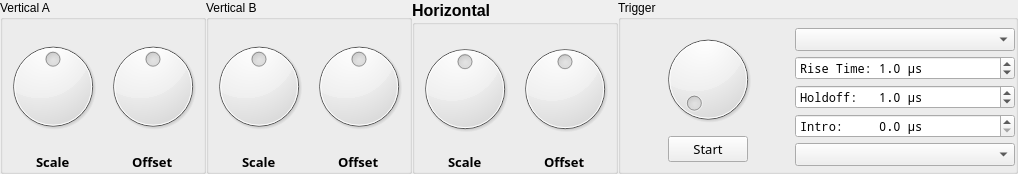
         <widget class="QFrame" name="BottomOSFrame">
          <property name="sizePolicy">
           <sizepolicy hsizetype="Preferred" vsizetype="Maximum">
            <horstretch>0</horstretch>
            <verstretch>0</verstretch>
           </sizepolicy>
          </property>
          <property name="frameShape">
           <enum>QFrame::NoFrame</enum>
          </property>
          <property name="frameShadow">
           <enum>QFrame::Raised</enum>
          </property>
          <layout class="QHBoxLayout" name="horizontalLayout_5">
           <property name="spacing">
            <number>0</number>
           </property>
           <property name="leftMargin">
            <number>0</number>
           </property>
           <property name="topMargin">
            <number>0</number>
           </property>
           <property name="rightMargin">
            <number>0</number>
           </property>
           <property name="bottomMargin">
            <number>0</number>
           </property>
           <item>
            <widget class="QGroupBox" name="groupBox_21">
             <property name="sizePolicy">
              <sizepolicy hsizetype="Preferred" vsizetype="Preferred">
               <horstretch>0</horstretch>
               <verstretch>0</verstretch>
              </sizepolicy>
             </property>
             <property name="title">
              <string>Vertical A</string>
             </property>
             <layout class="QGridLayout" name="gridLayout_5">
              <property name="leftMargin">
               <number>0</number>
              </property>
              <property name="topMargin">
               <number>0</number>
              </property>
              <property name="rightMargin">
               <number>0</number>
              </property>
              <property name="bottomMargin">
               <number>0</number>
              </property>
              <property name="spacing">
               <number>0</number>
              </property>
              <item row="1" column="1">
               <widget class="QDial" name="ShiftA">
                <property name="minimum">
                 <number>-100</number>
                </property>
                <property name="maximum">
                 <number>100</number>
                </property>
               </widget>
              </item>
              <item row="1" column="0">
               <widget class="QDial" name="ScaleA">
                <property name="maximum">
                 <number>8</number>
                </property>
                <property name="pageStep">
                 <number>2</number>
                </property>
                <property name="value">
                 <number>4</number>
                </property>
               </widget>
              </item>
              <item row="2" column="0" alignment="Qt::AlignHCenter">
               <widget class="QLabel" name="label_3">
                <property name="font">
                 <font>
                  <family>Noto Sans</family>
                  <pointsize>10</pointsize>
                  <weight>75</weight>
                  <bold>true</bold>
                 </font>
                </property>
                <property name="text">
                 <string>Scale</string>
                </property>
               </widget>
              </item>
              <item row="2" column="1" alignment="Qt::AlignHCenter">
               <widget class="QLabel" name="label_4">
                <property name="sizePolicy">
                 <sizepolicy hsizetype="Preferred" vsizetype="Maximum">
                  <horstretch>0</horstretch>
                  <verstretch>0</verstretch>
                 </sizepolicy>
                </property>
                <property name="font">
                 <font>
                  <family>Noto Sans</family>
                  <pointsize>10</pointsize>
                  <weight>75</weight>
                  <bold>true</bold>
                 </font>
                </property>
                <property name="text">
                 <string>Offset</string>
                </property>
               </widget>
              </item>
             </layout>
            </widget>
           </item>
           <item>
            <widget class="QGroupBox" name="groupBox_25">
             <property name="sizePolicy">
              <sizepolicy hsizetype="Preferred" vsizetype="Preferred">
               <horstretch>0</horstretch>
               <verstretch>0</verstretch>
              </sizepolicy>
             </property>
             <property name="title">
              <string>Vertical B</string>
             </property>
             <layout class="QGridLayout" name="gridLayout_8">
              <property name="leftMargin">
               <number>0</number>
              </property>
              <property name="topMargin">
               <number>0</number>
              </property>
              <property name="rightMargin">
               <number>0</number>
              </property>
              <property name="bottomMargin">
               <number>0</number>
              </property>
              <property name="spacing">
               <number>0</number>
              </property>
              <item row="1" column="1">
               <widget class="QDial" name="ShiftB">
                <property name="minimum">
                 <number>-100</number>
                </property>
                <property name="maximum">
                 <number>100</number>
                </property>
               </widget>
              </item>
              <item row="1" column="0">
               <widget class="QDial" name="ScaleB">
                <property name="maximum">
                 <number>8</number>
                </property>
                <property name="pageStep">
                 <number>2</number>
                </property>
                <property name="value">
                 <number>4</number>
                </property>
               </widget>
              </item>
              <item row="2" column="0" alignment="Qt::AlignHCenter">
               <widget class="QLabel" name="label_7">
                <property name="font">
                 <font>
                  <family>Noto Sans</family>
                  <pointsize>10</pointsize>
                  <weight>75</weight>
                  <bold>true</bold>
                 </font>
                </property>
                <property name="text">
                 <string>Scale</string>
                </property>
               </widget>
              </item>
              <item row="2" column="1" alignment="Qt::AlignHCenter">
               <widget class="QLabel" name="label_8">
                <property name="sizePolicy">
                 <sizepolicy hsizetype="Preferred" vsizetype="Maximum">
                  <horstretch>0</horstretch>
                  <verstretch>0</verstretch>
                 </sizepolicy>
                </property>
                <property name="font">
                 <font>
                  <family>Noto Sans</family>
                  <pointsize>10</pointsize>
                  <weight>75</weight>
                  <bold>true</bold>
                 </font>
                </property>
                <property name="text">
                 <string>Offset</string>
                </property>
               </widget>
              </item>
             </layout>
            </widget>
           </item>
           <item>
            <widget class="QGroupBox" name="groupBox_22">
             <property name="sizePolicy">
              <sizepolicy hsizetype="Preferred" vsizetype="Preferred">
               <horstretch>0</horstretch>
               <verstretch>0</verstretch>
              </sizepolicy>
             </property>
             <property name="font">
              <font>
               <pointsize>12</pointsize>
               <weight>75</weight>
               <bold>true</bold>
              </font>
             </property>
             <property name="title">
              <string>Horizontal</string>
             </property>
             <layout class="QGridLayout" name="gridLayout_6">
              <property name="leftMargin">
               <number>0</number>
              </property>
              <property name="topMargin">
               <number>0</number>
              </property>
              <property name="rightMargin">
               <number>0</number>
              </property>
              <property name="bottomMargin">
               <number>0</number>
              </property>
              <property name="spacing">
               <number>0</number>
              </property>
              <item row="1" column="0">
               <widget class="QDial" name="ScaleT">
                <property name="maximum">
                 <number>8</number>
                </property>
                <property name="pageStep">
                 <number>2</number>
                </property>
                <property name="value">
                 <number>4</number>
                </property>
               </widget>
              </item>
              <item row="1" column="1">
               <widget class="QDial" name="ShiftT">
                <property name="minimum">
                 <number>-100</number>
                </property>
                <property name="maximum">
                 <number>100</number>
                </property>
               </widget>
              </item>
              <item row="2" column="0" alignment="Qt::AlignHCenter">
               <widget class="QLabel" name="label_5">
                <property name="font">
                 <font>
                  <family>Noto Sans</family>
                  <pointsize>10</pointsize>
                  <weight>75</weight>
                  <bold>true</bold>
                 </font>
                </property>
                <property name="text">
                 <string>Scale</string>
                </property>
               </widget>
              </item>
              <item row="2" column="1" alignment="Qt::AlignHCenter">
               <widget class="QLabel" name="label_6">
                <property name="sizePolicy">
                 <sizepolicy hsizetype="Preferred" vsizetype="Maximum">
                  <horstretch>0</horstretch>
                  <verstretch>0</verstretch>
                 </sizepolicy>
                </property>
                <property name="font">
                 <font>
                  <family>Noto Sans</family>
                  <pointsize>10</pointsize>
                  <weight>75</weight>
                  <bold>true</bold>
                 </font>
                </property>
                <property name="text">
                 <string>Offset</string>
                </property>
               </widget>
              </item>
             </layout>
            </widget>
           </item>
           <item>
            <widget class="QGroupBox" name="groupBox_20">
             <property name="sizePolicy">
              <sizepolicy hsizetype="Preferred" vsizetype="Maximum">
               <horstretch>0</horstretch>
               <verstretch>0</verstretch>
              </sizepolicy>
             </property>
             <property name="minimumSize">
              <size>
               <width>400</width>
               <height>0</height>
              </size>
             </property>
             <property name="title">
              <string>Trigger</string>
             </property>
             <layout class="QHBoxLayout" name="horizontalLayout_2">
              <property name="spacing">
               <number>0</number>
              </property>
              <property name="leftMargin">
               <number>0</number>
              </property>
              <property name="topMargin">
               <number>0</number>
              </property>
              <property name="rightMargin">
               <number>0</number>
              </property>
              <property name="bottomMargin">
               <number>0</number>
              </property>
              <item>
               <widget class="QFrame" name="TriggerFrame2">
                <property name="sizePolicy">
                 <sizepolicy hsizetype="Preferred" vsizetype="Preferred">
                  <horstretch>0</horstretch>
                  <verstretch>0</verstretch>
                 </sizepolicy>
                </property>
                <property name="frameShape">
                 <enum>QFrame::NoFrame</enum>
                </property>
                <property name="frameShadow">
                 <enum>QFrame::Raised</enum>
                </property>
                <layout class="QVBoxLayout" name="verticalLayout_19">
                 <item>
                  <widget class="QDial" name="TriggerLevel">
                   <property name="minimum">
                    <number>0</number>
                   </property>
                   <property name="maximum">
                    <number>16383</number>
                   </property>
                   <property name="singleStep">
                    <number>4</number>
                   </property>
                   <property name="pageStep">
                    <number>16</number>
                   </property>
                   <property name="value">
                    <number>0</number>
                   </property>
                  </widget>
                 </item>
                 <item alignment="Qt::AlignHCenter">
                  <widget class="QPushButton" name="TriggerButton">
                   <property name="sizePolicy">
                    <sizepolicy hsizetype="Maximum" vsizetype="Fixed">
                     <horstretch>0</horstretch>
                     <verstretch>0</verstretch>
                    </sizepolicy>
                   </property>
                   <property name="font">
                    <font>
                     <family>Noto Sans</family>
                     <pointsize>10</pointsize>
                    </font>
                   </property>
                   <property name="text">
                    <string>Start</string>
                   </property>
                  </widget>
                 </item>
                </layout>
               </widget>
              </item>
              <item>
               <widget class="QFrame" name="TriggerFrame3">
                <property name="sizePolicy">
                 <sizepolicy hsizetype="Maximum" vsizetype="Preferred">
                  <horstretch>0</horstretch>
                  <verstretch>0</verstretch>
                 </sizepolicy>
                </property>
                <property name="minimumSize">
                 <size>
                  <width>220</width>
                  <height>0</height>
                 </size>
                </property>
                <property name="frameShape">
                 <enum>QFrame::NoFrame</enum>
                </property>
                <property name="frameShadow">
                 <enum>QFrame::Raised</enum>
                </property>
                <layout class="QVBoxLayout" name="verticalLayout_21">
                 <property name="spacing">
                  <number>5</number>
                 </property>
                 <property name="leftMargin">
                  <number>0</number>
                 </property>
                 <property name="topMargin">
                  <number>8</number>
                 </property>
                 <property name="rightMargin">
                  <number>0</number>
                 </property>
                 <property name="bottomMargin">
                  <number>5</number>
                 </property>
                 <item>
                  <widget class="QComboBox" name="TriggerMode">
                   <property name="font">
                    <font>
                     <family>Noto Mono</family>
                     <pointsize>9</pointsize>
                    </font>
                   </property>
                  </widget>
                 </item>
                 <item>
                  <widget class="QDoubleSpinBox" name="TriggerRiseTime">
                   <property name="sizePolicy">
                    <sizepolicy hsizetype="Preferred" vsizetype="Fixed">
                     <horstretch>0</horstretch>
                     <verstretch>0</verstretch>
                    </sizepolicy>
                   </property>
                   <property name="font">
                    <font>
                     <family>Noto Mono</family>
                     <pointsize>9</pointsize>
                    </font>
                   </property>
                   <property name="prefix">
                    <string>Rise Time: </string>
                   </property>
                   <property name="suffix">
                    <string> μs</string>
                   </property>
                   <property name="decimals">
                    <number>1</number>
                   </property>
                   <property name="singleStep">
                    <double>0.100000000000000</double>
                   </property>
                   <property name="value">
                    <double>1.000000000000000</double>
                   </property>
                  </widget>
                 </item>
                 <item>
                  <widget class="QDoubleSpinBox" name="TriggerHoldoff">
                   <property name="sizePolicy">
                    <sizepolicy hsizetype="Preferred" vsizetype="Fixed">
                     <horstretch>0</horstretch>
                     <verstretch>0</verstretch>
                    </sizepolicy>
                   </property>
                   <property name="font">
                    <font>
                     <family>Noto Mono</family>
                     <pointsize>9</pointsize>
                    </font>
                   </property>
                   <property name="prefix">
                    <string>Holdoff:   </string>
                   </property>
                   <property name="suffix">
                    <string> μs</string>
                   </property>
                   <property name="decimals">
                    <number>1</number>
                   </property>
                   <property name="maximum">
                    <double>10.000000000000000</double>
                   </property>
                   <property name="singleStep">
                    <double>0.100000000000000</double>
                   </property>
                   <property name="value">
                    <double>1.000000000000000</double>
                   </property>
                  </widget>
                 </item>
                 <item>
                  <widget class="QDoubleSpinBox" name="TriggerIntro">
                   <property name="sizePolicy">
                    <sizepolicy hsizetype="Preferred" vsizetype="Fixed">
                     <horstretch>0</horstretch>
                     <verstretch>0</verstretch>
                    </sizepolicy>
                   </property>
                   <property name="font">
                    <font>
                     <family>Noto Mono</family>
                     <pointsize>9</pointsize>
                    </font>
                   </property>
                   <property name="prefix">
                    <string>Intro:     </string>
                   </property>
                   <property name="suffix">
                    <string> μs</string>
                   </property>
                   <property name="decimals">
                    <number>1</number>
                   </property>
                   <property name="maximum">
                    <double>20.000000000000000</double>
                   </property>
                   <property name="singleStep">
                    <double>0.100000000000000</double>
                   </property>
                  </widget>
                 </item>
                 <item>
                  <widget class="QComboBox" name="Smoothin">
                   <property name="font">
                    <font>
                     <family>Noto Mono</family>
                     <pointsize>9</pointsize>
                    </font>
                   </property>
                  </widget>
                 </item>
                </layout>
               </widget>
              </item>
             </layout>
            </widget>
           </item>
          </layout>
         </widget>
